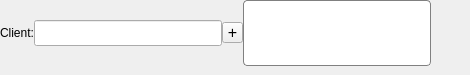
             <widget class="QWidget" name="page_11">
              <widget class="QWidget" name="layoutWidget">
               <property name="geometry">
                <rect>
                 <x>0</x>
                 <y>0</y>
                 <width>461</width>
                 <height>66</height>
                </rect>
               </property>
               <layout class="QHBoxLayout" name="horizontalLayout_6">
                <property name="spacing">
                 <number>0</number>
                </property>
                <property name="sizeConstraint">
                 <enum>QLayout::SetDefaultConstraint</enum>
                </property>
                <property name="rightMargin">
                 <number>0</number>
                </property>
                <item>
                 <widget class="QLabel" name="label">
                  <property name="maximumSize">
                   <size>
                    <width>65</width>
                    <height>16777215</height>
                   </size>
                  </property>
                  <property name="text">
                   <string>Client:</string>
                  </property>
                  <property name="scaledContents">
                   <bool>false</bool>
                  </property>
                  <property name="alignment">
                   <set>Qt::AlignLeading|Qt::AlignLeft|Qt::AlignVCenter</set>
                  </property>
                 </widget>
                </item>
                <item>
                 <widget class="MibitLineEdit" name="editClient">
                  <property name="sizePolicy">
                   <sizepolicy hsizetype="MinimumExpanding" vsizetype="Fixed">
                    <horstretch>0</horstretch>
                    <verstretch>0</verstretch>
                   </sizepolicy>
                  </property>
                  <property name="minimumSize">
                   <size>
                    <width>0</width>
                    <height>0</height>
                   </size>
                  </property>
                  <property name="maximumSize">
                   <size>
                    <width>16777215</width>
                    <height>16777215</height>
                   </size>
                  </property>
                  <property name="font">
                   <font>
                    <pointsize>11</pointsize>
                    <weight>50</weight>
                    <bold>false</bold>
                   </font>
                  </property>
                  <property name="autoFillBackground">
                   <bool>false</bool>
                  </property>
                 </widget>
                </item>
                <item>
                 <widget class="QToolButton" name="btnAddClient">
                  <property name="sizePolicy">
                   <sizepolicy hsizetype="Preferred" vsizetype="Preferred">
                    <horstretch>0</horstretch>
                    <verstretch>0</verstretch>
                   </sizepolicy>
                  </property>
                  <property name="maximumSize">
                   <size>
                    <width>21</width>
                    <height>21</height>
                   </size>
                  </property>
                  <property name="font">
                   <font>
                    <pointsize>12</pointsize>
                   </font>
                  </property>
                  <property name="text">
                   <string>+</string>
                  </property>
                 </widget>
                </item>
                <item>
                 <widget class="QLabel" name="lblClientDetails">
                  <property name="sizePolicy">
                   <sizepolicy hsizetype="Expanding" vsizetype="Expanding">
                    <horstretch>0</horstretch>
                    <verstretch>0</verstretch>
                   </sizepolicy>
                  </property>
                  <property name="minimumSize">
                   <size>
                    <width>0</width>
                    <height>0</height>
                   </size>
                  </property>
                  <property name="maximumSize">
                   <size>
                    <width>16777215</width>
                    <height>16777215</height>
                   </size>
                  </property>
                  <property name="font">
                   <font>
                    <pointsize>9</pointsize>
                    <italic>true</italic>
                   </font>
                  </property>
                  <property name="styleSheet">
                   <string notr="true">background:white;
border: 1px solid gray;
border-radius: 4px;
padding: 2px;
font-weight:normal;
color:black;</string>
                  </property>
                  <property name="text">
                   <string/>
                  </property>
                  <property name="alignment">
                   <set>Qt::AlignLeading|Qt::AlignLeft|Qt::AlignVCenter</set>
                  </property>
                 </widget>
                </item>
                <item>
                 <spacer name="horizontalSpacer_2">
                  <property name="orientation">
                   <enum>Qt::Horizontal</enum>
                  </property>
                  <property name="sizeType">
                   <enum>QSizePolicy::Minimum</enum>
                  </property>
                  <property name="sizeHint" stdset="0">
                   <size>
                    <width>30</width>
                    <height>10</height>
                   </size>
                  </property>
                 </spacer>
                </item>
               </layout>
              </widget>
             </widget>
